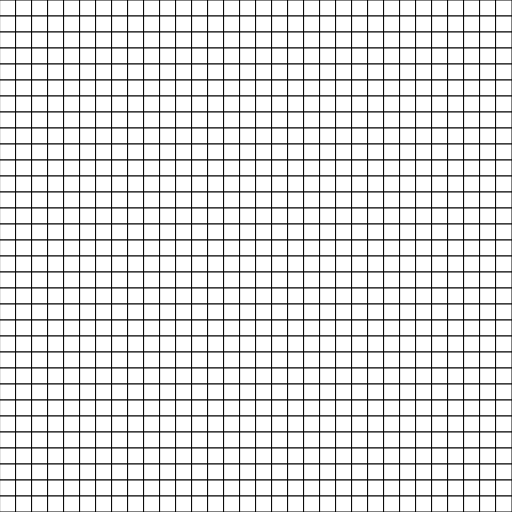
Frame 1 (no input)
Frame 60 (no input): identical to frame 1, image omitted
Frame 120 (the mouse pressed at the canvas centre since frame 60): identical to frame 1, image omitted

The p5.js sketch that drew this single still picture (run headless with seeded random() and noise() and a simulated clock; from frame 60 on, the mouse is pressed at the canvas centre):

// p5.js sketch
// ── sketch.js
let pSize = 16;
function setup() {
  createCanvas(512, 512);
  background(200);
  
}

function draw() {
  for (var x = 0; x < width; x += pSize) {
    for (var y = 0; y < height; y += pSize) {
      rect(x, y, pSize, pSize);
    }
  }
}
// ── style.css
html, body {
  background-color: #0a0a0a;
  margin: 0;
  padding: 0;
  display: flex;
  align-items: center;
  justify-content: center;
  height: 100vh;
}

canvas {

  margin: auto;
}
